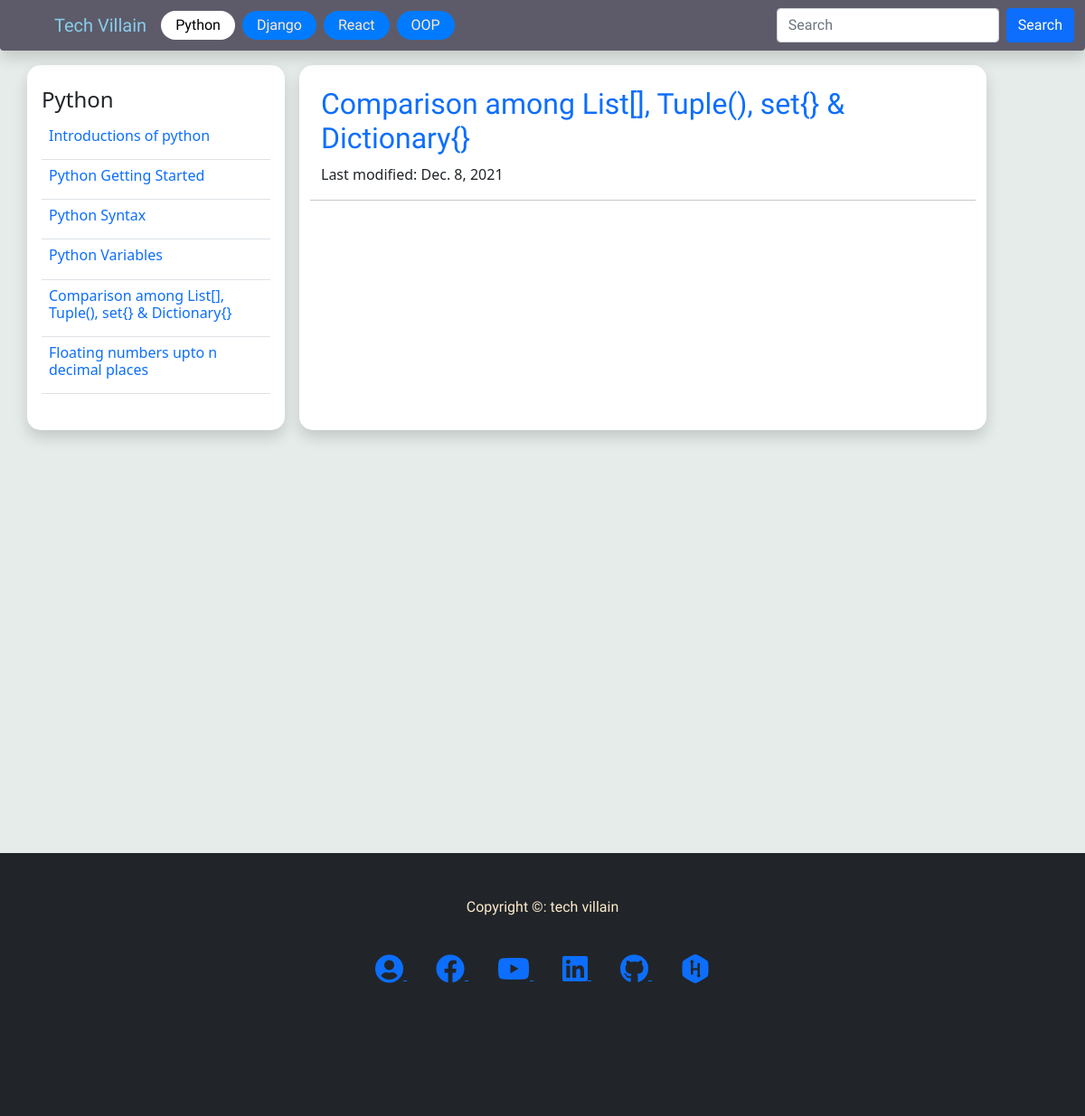
/blog/1?getid=6, run on the app's committed database.
### blog/models.py (models this page shows, shortened)
class category(models.Model):
    name = models.CharField(max_length=50)
    def __str__(self):
        return self.name

class blogPost(models.Model):
    category = models.ForeignKey(category, on_delete=models.SET_NULL, null=True, blank=True )
    subCategory = models.ForeignKey(subCategory, on_delete=models.SET_NULL, null=True, blank=True )
    date = models.DateField(default=datetime.now)
    title = models.CharField(max_length=500)
    desc = tinymce_models.HTMLField(null=True,blank=True)

### blog/views.py (the view)
# urls.py: path('blog/<int:pk>', views.category_view, name='blog'),
def category_view(request, pk):
    blogs = BMODEL.blogPost.objects.filter(category=pk)
    singleBlog = blogs.first()  # get the first object
    category = BMODEL.category.objects.get(id=pk)
    if request.method == 'GET':
        dc = request.GET
        pk = dc.get('getid')  # getid from url link
        if pk != None:
            singleBlog = BMODEL.blogPost.objects.get(id=pk)
    context = {
        'blogs': blogs,
        'singleBlog': singleBlog,
        'category': category,
        }
    return render(request, 'blog/article_page.html', context)

### blog/templatetags/nav_tag.py (called while the page is built)
@register.simple_tag
def categoryfornav():
    cat = BMODEL.category.objects.all()
    return cat

### templates/blog/article_page.html (shortened to what this page needs)
{% extends 'home/base.html' %} {% load static %} {% block content %}
<link rel="stylesheet" href="{% static 'css/prismokd.css' %}" />
<div class="container">
  <div class="row">
    <div
      class="
        col-lg-3
        shadow
        bgwhite
        curv
        me-3
        py-4
        px-md-3 px-sm-2
        nav_right
        bb
      "
    >
      <h4>{{ category}}</h4>
      <form action="" method="GET">
        <table class="table">
          {% for blog in blogs %}
          <tr>
            <td>
              <a
                href="/blog/{{blog.category.id}}?getid={{blog.id}}"
                class="text-decoration-none"
              >
                <h6>{{blog.title}}</h6>
              </a>
            </td>
          </tr>
          {% endfor %}
        </table>
      </form>
    </div>
    <div class="col-lg-8 py-4 px-lg-4 px-md-3 px-sm-1 bgwhite curv shadow">
      <div class="row">
        <div class="row titleFont text-primary">
          <h2>{{singleBlog.title}}</h2>
        </div>
        <div class="row">
          <p>Last modified: {{singleBlog.date}}</p>
        </div>
        <hr />
      </div>
    </div>
  </div>
</div>
{% endblock %}

### templates/home/base.html (shortened to what this page needs)
{% load static %} {% load nav_tag %}
<!DOCTYPE html>
<html lang="en">
  <head>
    <link
      href="https://cdn.jsdelivr.net/npm/bootstrap@5.1.3/dist/css/bootstrap.min.css"
      rel="stylesheet"
    />
    <link
      rel="stylesheet"
      href="https://use.fontawesome.com/releases/v5.15.4/css/all.css"
    />
    <link rel="stylesheet" href="{% static 'css/index.css' %}" />
  </head>
  <body class="bodycolor">
    <nav
      class="navbar navbar-expand-lg fixed-top shadow bgcolor rounded-bottom"
    >
      <div class="container-fluid">
        <a class="navbar-brand brandcolor ms-5" href="/">Tech Villain</a>
        <div class="collapse navbar-collapse" id="navbarSupportedContent">
          <ul class="navbar-nav me-auto mb-2 mb-lg-0">
            {% categoryfornav as navcategory %}
            {% for cat in navcategory %}
            {% url 'blog' cat.id as urll %}
            <li class="nav-item me-2 mb-lg-0 mb-3">
              <a
                class="
                  btn
                  textColor
                  {% if request.path == urll %}active{% endif %}
                "
                aria-current="page"
                href="{{ urll }}"
                >{{cat}}</a
              >
            </li>
            {% endfor %}
          </ul>
          <form class="d-flex" method="post" action="/search">
            <input
              class="form-control me-2"
              type="search"
              placeholder="Search"
              aria-label="Search"
              name="search"
            />
            <button class="btn btn-primary" type="submit">Search</button>
          </form>
        </div>
      </div>
    </nav>
    <br /><br /><br />
    <div style="min-height: 100vh;">{% block content %} {% endblock %}</div>
    <br /><br /><br />
    <footer class="footerHeader">
      <br /><br />
      <div class="container">
        <div class="row text-center textColor">
          <p>Copyright &copy: tech villain</p>
        </div>
        <br />
        <div class="row text-center">
          <div class="col">
            <a
              class="m-3"
              target="_blank"
              href="http://mahmudjewel.herokuapp.com"
            >
              <i class="fas fa-user-circle fa-2x"></i>
            </a>
            <a
              class="m-3"
              target="_blank"
              href="https://www.facebook.com/TechVillain.007"
            >
              <i class="fab fa-facebook fa-2x"></i>
            </a>
            <a
              class="m-3"
              target="_blank"
              href="https://www.youtube.com/channel/UCJCdq7lWqB7M5b16UatoTEw"
            >
              <i class="fab fa-youtube fa-2x"></i>
            </a>
            <a
              class="m-3"
              target="_blank"
              href="https://www.linkedin.com/in/mahmudjewel"
            >
              <i class="fab fa-linkedin fa-2x"></i>
            </a>
            <a
              class="m-3"
              target="_blank"
              href="https://github.com/MahmudJewel"
            >
              <i class="fab fa-github fa-2x"></i>
            </a>
            <a
              class="m-3"
              target="_blank"
              href="https://www.hackerrank.com/DJ_cse"
            >
              <i class="fab fa-hackerrank fa-2x"></i>
            </a>
          </div>
        </div>
        <br /><br /><br /><br /><br /><br />
      </div>
    </footer>
  </body>
</html>

### static/css/index.css (style rules this page uses)
.bgwhite { background: white; }
footer, nav, .titleFont { font-family: "Acme", sans-serif; }
.navbar-brand { font-family: "Sansita Swashed", cursive; }
.bgcolor { background: #5d5b6a; }
.nav-item .btn { background: #007bff; padding: 3px 15px; border-radius: 25px; }
.nav-item .active, .nav-item .btn:hover { background: white; color: black; }
.brandcolor { color: skyblue; }
.footerHeader { padding: 0px 0px 0px 0px; background-color: #212529; margin: 0px; }
.textColor { color: blanchedalmond; }
.bodycolor { background: #e5ece9; }
.curv { border-radius: 15px; }

### data on the page
category: name "Python"
category: name "Django"
category: name "React"
category: name "OOP"
blogPost: title "Introductions of python"
blogPost: title "Python Getting Started"
blogPost: title "Python Syntax"
blogPost: title "Python Variables"
blogPost: title "Comparison among List[], Tuple(), set{} & Dictionary{}", date "Dec. 8, 2021"
blogPost: title "Floating numbers upto n decimal places"
